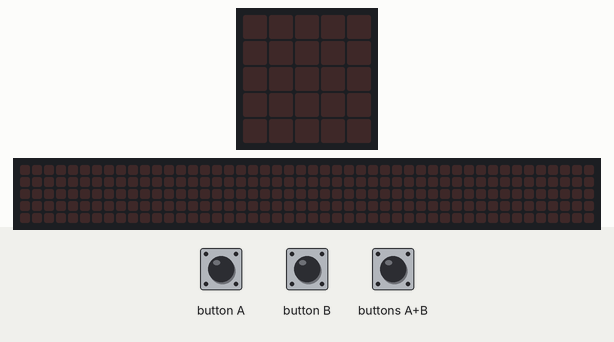
The program below on a simulated BBC micro:bit running MicroPython. Shown: the board's 5×5 LED display, a strip that is not on the board, showing the scrolling text unrolled. The inputs (shaded band) are chosen by the test bench. The 48×5 strip is a reading aid, not a part: it shows the text the display is scrolling, unrolled, one strip-width of it at a time.

Above: at 1.2 s.
1.3 s: button A pressed for 0.15 s
At 1.4 s:
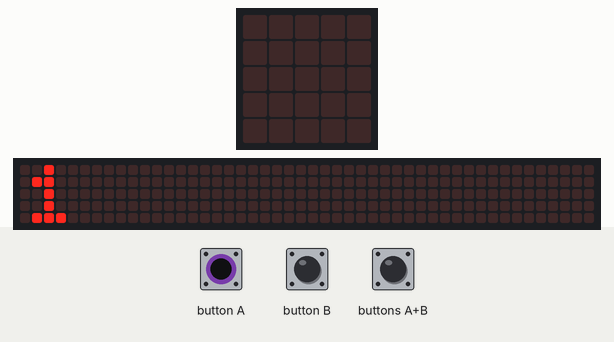
4.3 s: buttons A+B pressed for 3.2 s
At 8.3 s:
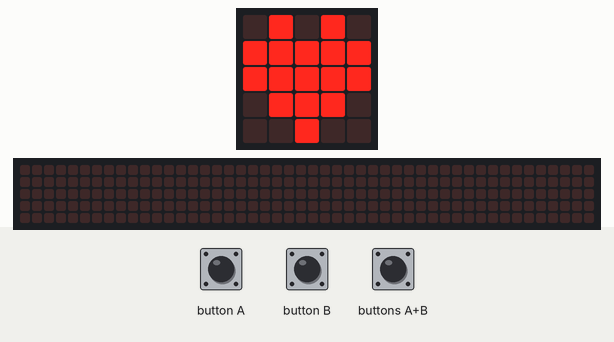
9.0 s: buttons A+B pressed for 0.15 s
At 9.4 s:
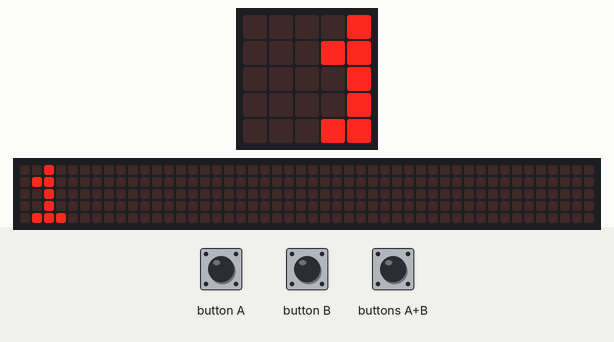
12.0 s: buttons A+B pressed for 1 s
At 12.24 s:
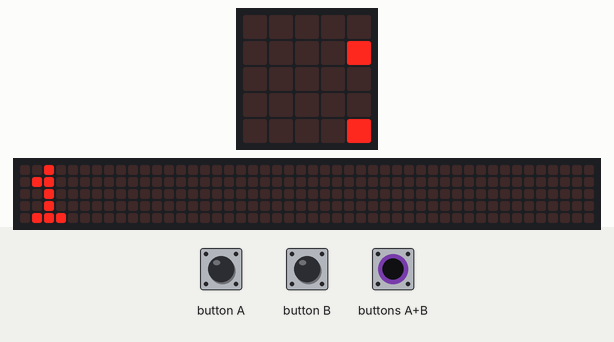
Timing chart, 0 to 15.0 s (numbered marks = the images above; inputs shaded):
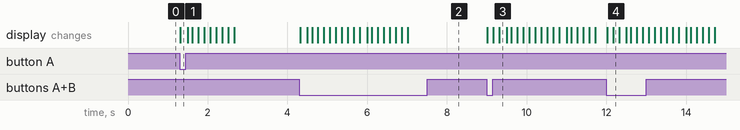

The program:

main.py
```python
from microbit import *

while True:
    if button_a.was_pressed():
        display.scroll(1)
    if button_b.was_pressed():
        display.scroll(2)
    if (button_a.is_pressed() and button_b.is_pressed()):
        display.show(Image.HEART)
    sleep(20)
```

Measured:
- after the input at 1.3 s, the display: changes at once (image 1)
- after the input at 4.3 s, the display: first changes at once (image 2 shows a later state)
- after the input at 9.0 s, the display: first changes at once (image 3 shows a later state)
- after the input at 12.0 s, the display: first changes at once (image 4 shows a later state)
